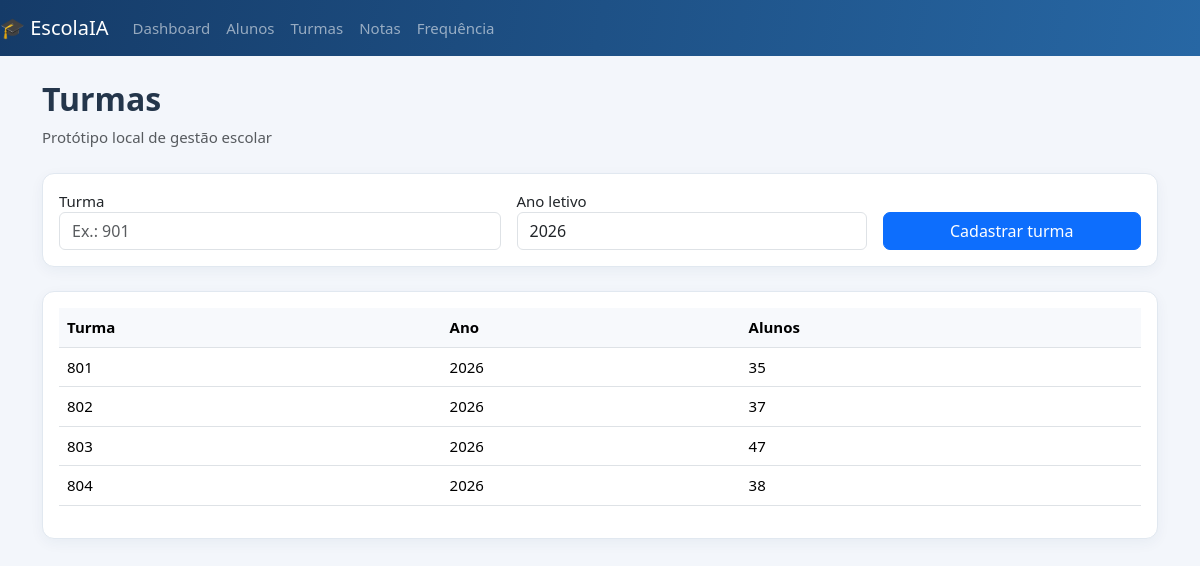
Page /turmas on the committed database.
### models.py (models this page shows)
class Turma(db.Model):
    id = db.Column(db.Integer, primary_key=True)
    nome = db.Column(db.String(60), unique=True, nullable=False)
    ano_letivo = db.Column(db.Integer, nullable=False, default=2026)
    alunos = db.relationship("Aluno", backref="turma", lazy=True)

### app.py (the view, shortened to what this page needs)
@app.route("/turmas", methods=["GET", "POST"])
def turmas():
    return render_template("turmas.html", turmas=Turma.query.order_by(Turma.nome).all())

### templates/turmas.html
{% extends 'base.html' %}{% block titulo %}Turmas{% endblock %}{% block conteudo %}<div class="card mb-4"><div class="card-body"><form method="post" id="formCadastroTurma" class="row g-3"><div class="col-md-5 "><label>Turma</label><input name="nome" class="form-control" placeholder="Ex.: 901" required></div><div class="col-md-4 "><label>Ano letivo</label><input type="number" name="ano_letivo" value="2026" class="form-control" required></div><div class="col-md-3  d-flex align-items-end"><button id="btnCadastrarTurma" class="btn btn-primary w-100">Cadastrar turma</button></div></form></div></div><div class="card"><div class="card-body table-responsive"><table id="tabelaTurmas" class="table"><thead><tr><th>Turma</th><th>Ano</th><th>Alunos</th></tr></thead><tbody>{% for t in turmas %}<tr><td>{{ t.nome }}</td><td>{{ t.ano_letivo }}</td><td>{{ t.alunos|length }}</td></tr>{% endfor %}</tbody></table></div></div>{% endblock %}

### templates/base.html (shortened to what this page needs)
<!doctype html>
<html lang="pt-br">
<head>
    <link rel="stylesheet" href="https://cdnjs.cloudflare.com/ajax/libs/font-awesome/7.3.1/css/all.min.css">
    <link rel="stylesheet" href="{{ url_for('static', filename='css/bootstrap.min.css') }}">
    <link rel="stylesheet" href="{{ url_for('static', filename='css/app.css') }}">
</head>
<body>
    <nav class="navbar navbar-expand-lg navbar-dark bg-primary">
        <a class="navbar-brand" href="{{ url_for('index') }}">🎓 EscolaIA</a>
        <div class="collapse navbar-collapse" id="menu">
            <div class="navbar-nav me-auto">
                <a class="nav-link" href="{{ url_for('index') }}">Dashboard</a>
                <a class="nav-link" href="{{ url_for('alunos') }}">Alunos</a>
                <a class="nav-link" href="{{ url_for('turmas') }}">Turmas</a>
                <a class="nav-link" href="{{ url_for('notas') }}">Notas</a>
                <a class="nav-link" href="{{ url_for('frequencia') }}">Frequência</a>
            </div>
        </div>
    </nav>
    <main class="container-fluid py-4">
        <div class="container">
            <div class="mb-4">
                <h2>{% block titulo %}{% endblock %}</h2>
                <p class="text-muted">Protótipo local de gestão escolar</p>
            </div>
            {% block conteudo %}{% endblock %}
        </div>
    </main>
</body>
</html>

### static/css/app.css (style rules this page uses)
body { background: #f3f6fb; color: #24364b; font-size: 15px }
.navbar { background: linear-gradient(100deg, #153b68, #2767a4) !important }
.card { border: 1px solid #e1e8f0; border-radius: 12px; box-shadow: 0 4px 14px rgba(26, 54, 93, .05) }
.table th { border-top: 0; background: #f7f9fc }
.btn { border-radius: 7px }
h2 { font-weight: 750 }

### rows in the picture
Turma: nome "801", ano_letivo "2026", alunos|length "35"
Turma: nome "802", ano_letivo "2026", alunos|length "37"
Turma: nome "803", ano_letivo "2026", alunos|length "47"
Turma: nome "804", ano_letivo "2026", alunos|length "38"
